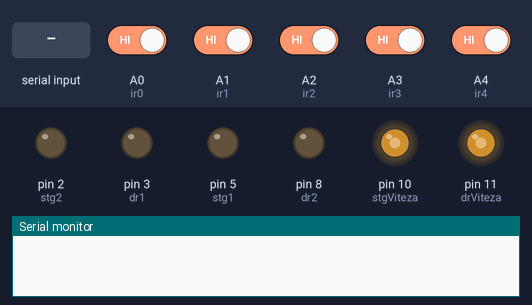
Simulated run of this sketch. Board: Arduino Uno, built with avr-gcc and run on an emulated ATmega328P. Parts: output pins drawn as LEDs (lit = HIGH), the last lines printed to the serial monitor. Inputs (shaded band) come from the test bench; at power-on: A0 (ir0), A1 (ir1), A2 (ir2), A3 (ir3), A4 (ir4) HIGH.

Above: at 1.2 s.
1.3 s: "i" received over Serial
At 2.1 s:
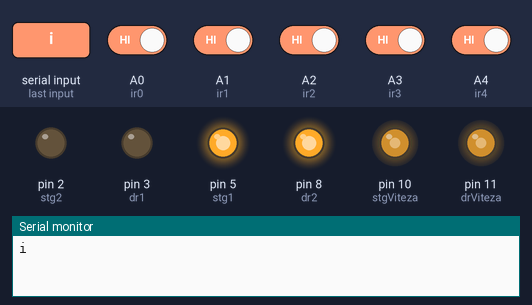
At 3.5 s:
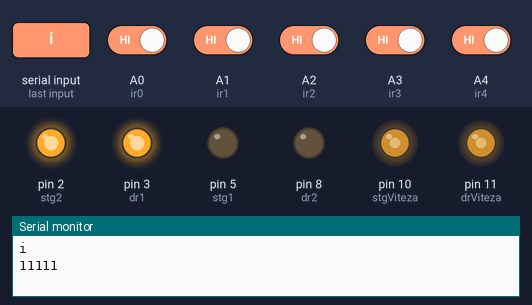
4.3 s: "00100" received over Serial
5.8 s: byte 116 ('t') received over Serial
At 6.3 s:
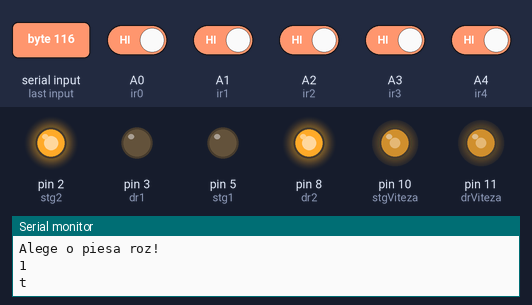
8.0 s: "01110" received over Serial
9.5 s: byte 0 (0) received over Serial
Timing chart, 0 to 12.0 s (numbered marks = the images above; inputs shaded):
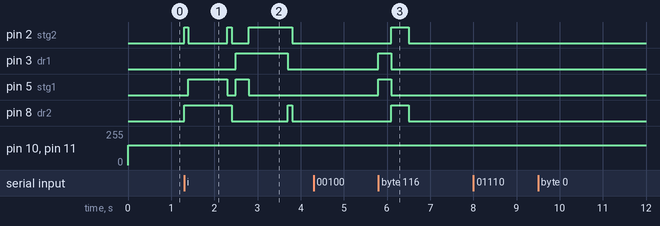

The sketch:

proiect.ino
```cpp
#define stg1 5
#define stg2 2
#define stgViteza 10

#define dr1 3
#define dr2 8
#define drViteza 11

#define ir0 A0
#define ir1 A1
#define ir2 A2
#define ir3 A3
#define ir4 A4

String senzori;
int linie = 0;
int tabla[4][4];
int liniiOcupate[4];
int jucator = 0;
int tura = 0;
int gataPiesa = 1;
int aux = 0;


void fata(int t) {
  digitalWrite(stg1, HIGH);
  digitalWrite(stg2, LOW);

  digitalWrite(dr1, HIGH);
  digitalWrite(dr2, LOW);

  delay(t);
}

void spate(int t) {
  digitalWrite(stg2, HIGH);
  digitalWrite(stg1, LOW);

  digitalWrite(dr2, HIGH);
  digitalWrite(dr1, LOW);

  delay(t);
}

void stanga(int t) {
  digitalWrite(stg1, HIGH);
  digitalWrite(stg2, LOW);

  digitalWrite(dr1, LOW);
  digitalWrite(dr2, HIGH);

  delay(t);
}

void dreapta(int t) {
  digitalWrite(stg1, LOW);
  digitalWrite(stg2, HIGH);

  digitalWrite(dr1, HIGH);
  digitalWrite(dr2, LOW);

  delay(t);
}

void stopp() {
  digitalWrite(stg1, LOW);
  digitalWrite(stg2, LOW);

  digitalWrite(dr1, LOW);
  digitalWrite(dr2, LOW);
}

void setareViteza(int stg, int dr) {
  analogWrite(stgViteza, stg);
  analogWrite(drViteza, dr);
}

String citire_ir() {
  char irs[5];
  irs[0] = digitalRead(ir0) + '0';
  irs[1] = digitalRead(ir1) + '0';
  irs[2] = digitalRead(ir2) + '0';
  irs[3] = digitalRead(ir3) + '0';
  irs[4] =  digitalRead(ir4) + '0';

  String rezultat;
  for(int i = 0; i < 5; i++) {
    rezultat += irs[i];
  }
  return rezultat;
}

void impingePeTabla() {
  int deImpins = 4 - liniiOcupate[linie - 1];
  liniiOcupate[linie]++;

  // impinge piesa pe tabla
  for (int i = 0; i < deImpins; i++) {
    fata(75);
    //delay(200);
    stopp();
    senzori = citire_ir();
    while (senzori != "11111") {
      fata(20);
      stopp();
      senzori = citire_ir();
    }
  }

  // masina iese de pe tabla
  for (int i = 0; i < deImpins; i++) {
    spate(75);
    //delay(200);
    stopp();
    senzori = citire_ir();
    while (senzori != "11111") {
      spate(20);
      stopp();
      senzori = citire_ir();
    }
  }
  spate(100);
  stopp();
}

// functie pentru intoarcerea pe linia principala dupa ce piesa a fost pozitionata in fata tablei de joc
void intoarcereAcasa() {
  spate(100);
  stopp();
  if (linie < 3){
    stanga(900);
    stopp();
  } else {
    dreapta(900);
    stopp();
  }
  senzori = "00000";
  while(senzori == "00000") {
      spate(100);
      stopp();
      delay(100);
      senzori = citire_ir();
      Serial.println(senzori);
  }
  fata(300);
  stopp();
  if (linie >= 3){
    stanga(900);
    stopp();
  } else {
    dreapta(900);
    stopp();
  }
  spate(100);
  stopp();
}

// functie de line following; functioneaza pana la o banda neagra
// sau daca a fost intrerupta prin bluetooth
void urmarire(int directie, int sens) {
  int ok = 0;
  while(1) {
    senzori = citire_ir();
    Serial.println(senzori);
    if (senzori == "00100") {
      if (sens == 0) {
        fata(70);
      } else {
        spate(70);
      }
      stopp();
    } else
    if ((senzori[3] == '1' or senzori[4] == '1')
        and (senzori[0] == '0' and senzori[1] == '0')){
      if (sens == 1) {
        stanga(80);
      } else {
        dreapta(80);
      }
      stopp();
    } else
    if ((senzori[0] == '1' or senzori[1] == '1')
        and (senzori[3] == '0' and senzori[4] == '0')){
      if (sens == 0) {
        stanga(80);
      } else {
        dreapta(80);
      }
    } else
    if ((senzori == "00000" or senzori == "01110")) {
      if (directie == 0) {
        stanga(80);
      } else {
        dreapta(80);
      }
      stopp();
      ok = 1;
    } else
    if (senzori == "01111" or senzori == "10111") {
      stanga(55);
      stopp();
    } else
    if (senzori == "11110" or senzori == "11101") {
      dreapta(55);
      stopp();
    } else
    if (senzori == "11111")
    {break;}
  if (Serial.available() > 2) {
    return;
  }
  }
}

// impinge piesa pe linia care trebuie
void selecteazaLinia() {
  int x;
  if (linie == 1 or linie == 4) {
    x = 2;
  } else {
    x = 1;
  }

  for (int i = 0; i < x; i++) {
      fata(75);
      stopp();
      senzori = citire_ir();
      while (senzori != "11111") {
       fata(20);
       stopp();
       senzori = citire_ir();
      }
   }
}

// calculeaza punctajul total al fiecarui jucator si afiseaza castigatorul
void calculeaza_castigatorul() {
  int rez[2] = {0, 0};
  for (int i = 0; i < 4; i++) {
      if (tabla[i][0] == tabla[i][1] and tabla[i][2] == tabla[i][1]) {
        rez[tabla[i][0] - 1]++;
      }
      if (tabla[i][3] == tabla[i][1] and tabla[i][2] == tabla[i][1]) {
        rez[tabla[i][3] - 1]++;
      }
      if (tabla[0][i] == tabla[1][i] and tabla[2][i] == tabla[1][i]) {
        rez[tabla[0][i] - 1]++;
      }
      if (tabla[3][i] == tabla[1][i] and tabla[2][i] == tabla[1][i]) {
        rez[tabla[3][i] - 1]++;
      }
  }
  if (tabla[0][0] == tabla[1][1] and tabla[1][1] == tabla[2][2]) {
    rez[tabla[0][0] - 1]++;
  }
  if (tabla[3][3] == tabla[1][1] and tabla[1][1] == tabla[2][2]) {
    rez[tabla[3][3] - 1]++;
  }
  if (tabla[0][1] == tabla[1][2] and tabla[1][2] == tabla[2][3]) {
    rez[tabla[0][1] - 1]++;
  }
  if (tabla[1][0] == tabla[2][1] and tabla[2][1] == tabla[3][2]) {
    rez[tabla[1][0] - 1]++;
  }

  if (tabla[0][3] == tabla[1][2] and tabla[2][1] == tabla[1][2]) {
    rez[tabla[0][3] - 1]++;
  }
  if (tabla[3][0] == tabla[1][2] and tabla[2][1] == tabla[1][2]) {
    rez[tabla[3][0] - 1]++;
  }
  if (tabla[0][2] == tabla[1][1] and tabla[1][1] == tabla[2][0]) {
    rez[tabla[0][2] - 1]++;
  }
  if (tabla[1][3] == tabla[2][2] and tabla[2][2] == tabla[3][1]) {
    rez[tabla[1][3] - 1]++;
  }

  Serial.print("Alb: ");
  Serial.println(rez[0]);
  Serial.print("Roz: ");
  Serial.println(rez[1]);
  if (rez[0] < rez[1]) {
    Serial.println("A castigat roz!");
  } else {
    Serial.println("A castigat alb!");
  }
}

void setup() {
  pinMode(ir0, INPUT);
  pinMode(ir1, INPUT);
  pinMode(ir2, INPUT);
  pinMode(ir3, INPUT);
  pinMode(ir4, INPUT);

  pinMode(stg1, OUTPUT);
  pinMode(stg2, OUTPUT);
  pinMode(stgViteza, OUTPUT);

  pinMode(dr1, OUTPUT);
  pinMode(dr2, OUTPUT);
  pinMode(drViteza, OUTPUT);

  Serial.begin(9600);
}

void loop() {
  senzori = citire_ir();

  setareViteza(150, 150);

  if (Serial.available()) {
    aux = (aux + 1) % 3;
    char directie = Serial.read();
    if (directie >= '1' and directie <= '4' and gataPiesa == 1) {
      if (jucator == 0) {
        Serial.println("Alege o piesa alba!");
      } else {
        Serial.println("Alege o piesa roz!");
      }
      linie = directie - '0';
      tabla[liniiOcupate[linie]][linie] = jucator + 1;
      jucator ^= 1;
      gataPiesa = 0;
      tura++;
    }

    if (aux == 1) {
      Serial.println(directie);
      jucator ^= 1;
      if (directie > '4' or directie < '0') {
      switch (directie)
      {
      case 'a' :
        stanga(130);
        break;
      case 's' :
        spate(150);
        break;
      case 'd' :
        dreapta(130);
        break;
      case 'w' :
        fata(150);
        break;
      case 't' :
        impingePeTabla();
        Serial.println("Piesa a fost mutata in locul ales de jucator!");
        gataPiesa = 1;
        if (tura == 16) {
          calculeaza_castigatorul();
        }
        break;
      case 'i' :
        intoarcereAcasa();
        Serial.println("Felix s-a intors pe linie!");
        break;
      case 'u' :
        urmarire(1 - (linie-1) / 2, 0);
        break;
      default:
        Serial.println("Nu e o instructiune sau o linie valida!");
      }
      stopp();
      }
    }
  }
}
```

Measured:
- after the input at 1.3 s, pin 2 (stg2): goes HIGH 0.10 s, LOW 0.90 s, HIGH 0.10 s, LOW 0.40 s, HIGH 1.0 s, then LOW, starting at once; pin 3 (dr1): LOW → HIGH after 1.2 s, → LOW 1.2 s later
- after the input at 5.8 s, pin 2 (stg2), pin 8 (dr2): LOW → HIGH after 0.30 s, → LOW 0.40 s later; pin 3 (dr1), pin 5 (stg1): LOW → HIGH at once, → LOW 0.30 s later
